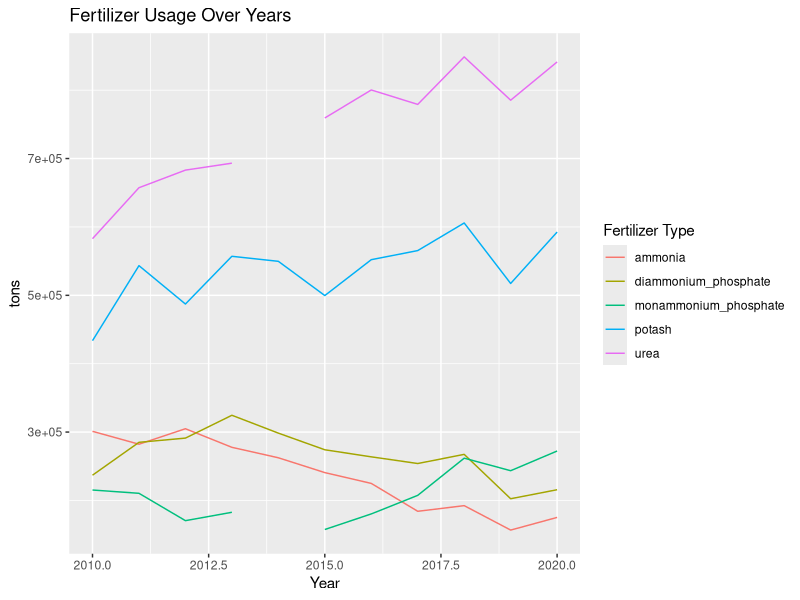

Write R code to recreate this figure.
## ---- chunk 1
knitr::opts_chunk$set(echo = TRUE)
## ---- chunk 2
library(ggplot2)
library(dplyr)
library(readr)
library(tidyr)
## ---- chunk 3
fertilizer_df = read_csv("FertilizerConsumption.csv") %>%
  rename(urea = "Urea (46-0-0)",
         potash = "Potash (0-0-60)",
         monammonium_phosphate = "Monammonium Phosphate (MAP) (11-52-0)",
         diammonium_phosphate = "Diammonium Phosphate (DAP) (18-46-0)",
         ammonia = "Ammonia (82-0-0)")
## ---- chunk 4
yearly_df = fertilizer_df %>%
  group_by(Year) %>%
  summarize(t_urea = sum(urea),
            t_potash = sum(potash),
            t_monammonium_phosphate = sum(monammonium_phosphate),
            t_diammonium_phosphate = sum(diammonium_phosphate),
            t_ammonia = sum(ammonia))
## ---- chunk 5
long_df <- pivot_longer(yearly_df, 
                        cols = starts_with("t_"), 
                        names_to = "Fertilizer", 
                        values_to = "Total_Amount") %>%
  mutate(Fertilizer = ifelse(Fertilizer == "t_ammonia", "ammonia",
                      ifelse(Fertilizer == "t_potash", "potash", 
                      ifelse(Fertilizer == "t_monammonium_phosphate", "monammonium_phosphate",
                      ifelse(Fertilizer == "t_diammonium_phosphate", "diammonium_phosphate",
                      ifelse(Fertilizer == "t_urea", "urea", Fertilizer)))))) 

ggplot(data = long_df, aes(x = Year, y = Total_Amount, color = Fertilizer)) +
  geom_line() +
  labs(title = "Fertilizer Usage Over Years",
       x = "Year",
       y = "tons",
       color = "Fertilizer Type")
